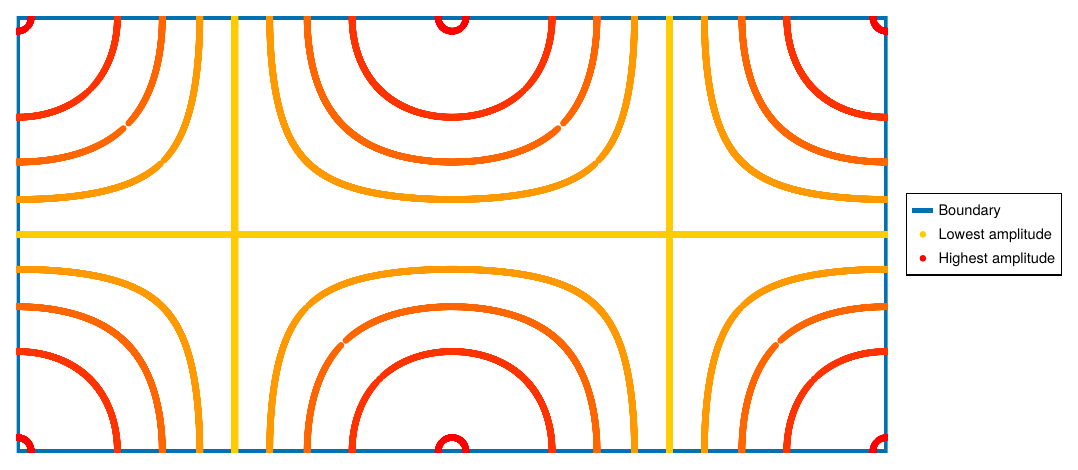

Recreate this plot in Julia.
using CairoMakie

fig = Figure()
h = 6
w = 12
ax = Axis(fig[1,1])
lines!([0, 0, w, w, 0],[0, h, h, 0, 0], color = Makie.wong_colors()[1], linewidth = 5, label = "Boundary")
hidedecorations!(ax)
hidespines!(ax)

heights = [0;1/2;1;3/2;1.99] # range: [0, 2)

function arcsin(height)
    norows = 6
    x_interval = 0:0.001:20
    #the julia arcsin gives errors above 1
    function iarcsin(x)
        x = x%1
        asin(x)
    end
    x = []
    y1 = []
    y2 = []
    for i in x_interval
        #As the julia arcsin doesn't work like the geogebra one,
        #it has artifacts in the plot which need to be removed
        if abs(sin(i)-height) <= 1
            push!(x, i)
            push!(y1, iarcsin(sin(i)-height))
            push!(y2, iarcsin(sin(i+pi)+height)-pi)
        end
    end
    shift = pi
    xs = [x;x]
    ys = [y1;y2]
    for i in 2:norows
        append!(xs, [x;x].+shift*(i-1))
        append!(ys, [y1;y2].+shift*(i-1))
    end
    #shifting the graph to fit the figure
    xs = xs.-11*pi/2
    ys = ys.-pi/2
    #scaling the graph to fit the figure
    xs = xs.*sqrt(2)*(3/pi)
    ys = ys.*sqrt(2)*(3/pi)
    (xs, ys)
end
colourmap = [:yellow, :red] #[Makie.wong_colors()[7], Makie.wong_colors()[6]]
a = scatter!(ax, arcsin(heights[1])..., colormap = colourmap, color = 1, colorrange = (0, length(heights)), label = "Lowest amplitude")
b = scatter!(ax, arcsin(heights[2])..., colormap = colourmap, color = 2, colorrange = (0, length(heights)))
c = scatter!(ax, arcsin(heights[3])..., colormap = colourmap, color = 3, colorrange = (0, length(heights)))
d = scatter!(ax, arcsin(heights[4])..., colormap = colourmap, color = 4, colorrange = (0, length(heights)))
e = scatter!(ax, arcsin(heights[5])..., colormap = colourmap, color = 5, colorrange = (0, length(heights)), label = "Highest amplitude")

Makie.rotate!(a, -pi/4); Makie.rotate!(b, -pi/4); Makie.rotate!(c, -pi/4); Makie.rotate!(d, -pi/4); Makie.rotate!(e, -pi/4)

#lines!([-3,-2],[-3,-2], linestyle=styles[1] , color = Makie.wong_colors()[6], label = "Highest amplitude")
fig[1,2] = Legend(fig, ax)
xlims!(ax, 0-0.01 ,w+0.01)
ylims!(ax, 0-0.01 ,h+0.01)
colsize!(fig.layout, 1, Aspect(1, w/h))
resize_to_layout!(fig)
fig
save("modes.pdf", fig)